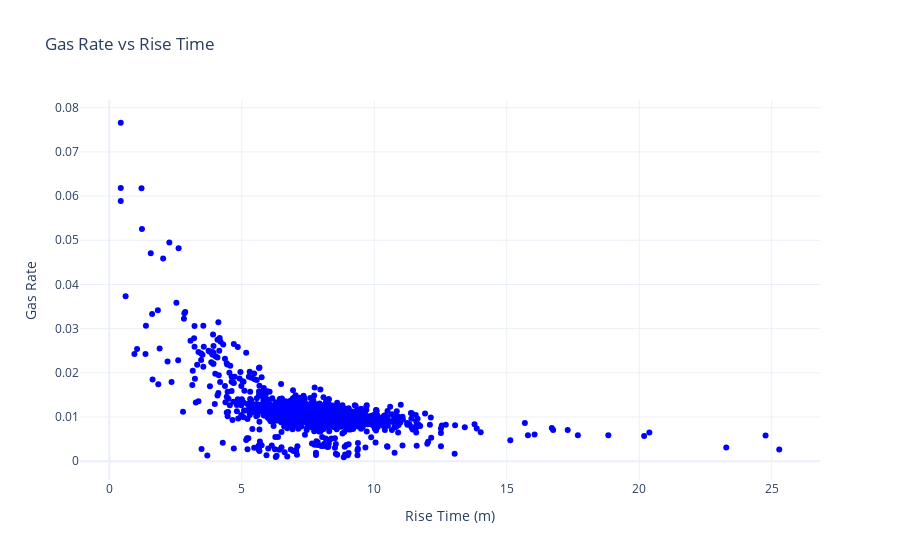

This figure's notebook cell:
### Code cell
# Create Plotly figure
fig = go.Figure()

# Add scatter plot (point cloud)
fig.add_trace(go.Scatter(
    x=df_z['Rise Time (m)'],
    y=df_z['GasRate'],
    mode='markers',
    marker=dict(size=6, color='blue', opacity=1),
    name='Gas Rate'
))

# Customize layout
fig.update_layout(
    title='Gas Rate vs Rise Time',
    xaxis_title='Rise Time (m)',
    yaxis_title='Gas Rate',
    # xaxis_range=[60, 4000],  # Set x-axis limits (adjust as needed)
    template='plotly_white'
)

# Show plot
fig.show()

### Figure 1 — Plotly figure (JSON) as saved in the notebook; plotly's stock layout.template omitted (floating-point values rounded to 4 significant figures; data arrays with more than 128 entries replaced by an {"elided": "..."} marker saying what was removed)
{"data": [{"marker": {"color": "blue", "opacity": 1, "size": 6}, "mode": "markers", "name": "Gas Rate", "type": "scatter", "x": {"elided": "1668 float values"}, "y": {"elided": "1668 float values"}}], "layout": {"title": {"text": "Gas Rate vs Rise Time"}, "xaxis": {"title": {"text": "Rise Time (m)"}}, "yaxis": {"title": {"text": "Gas Rate"}}}}
